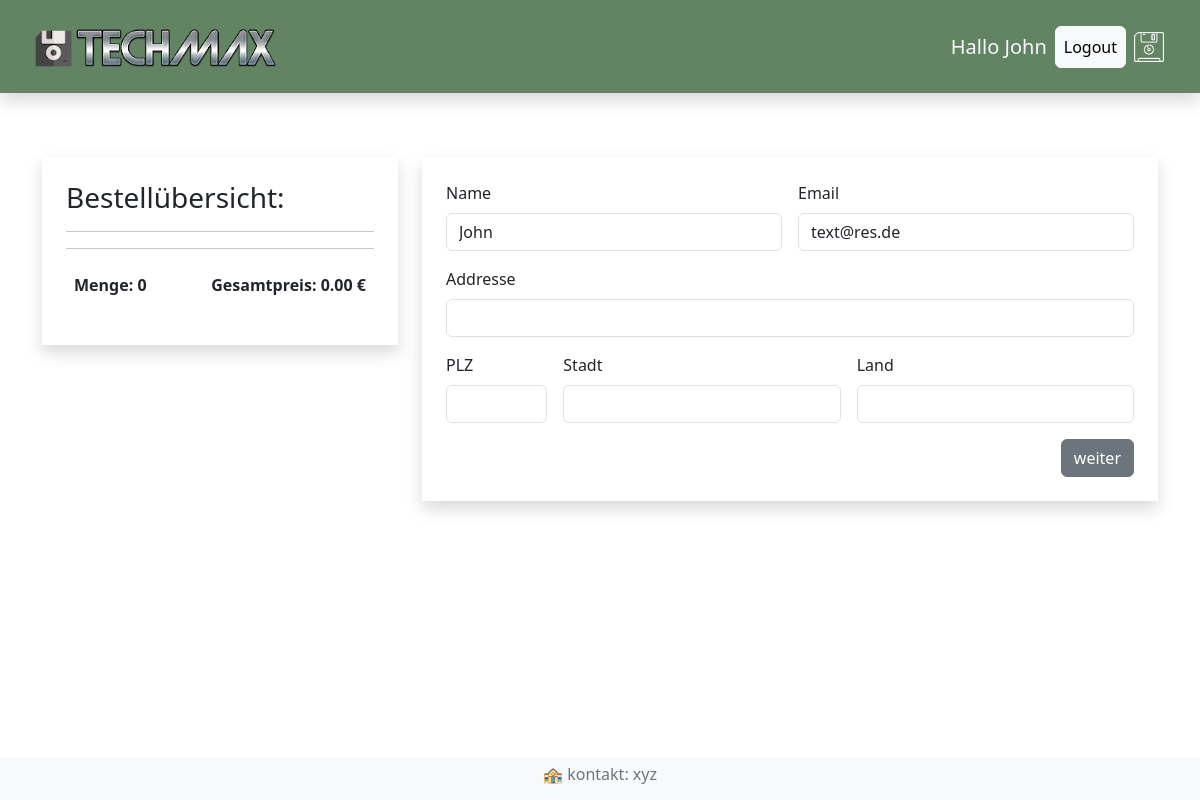
The page /kasse/ (signed in) on the database as committed earlier.
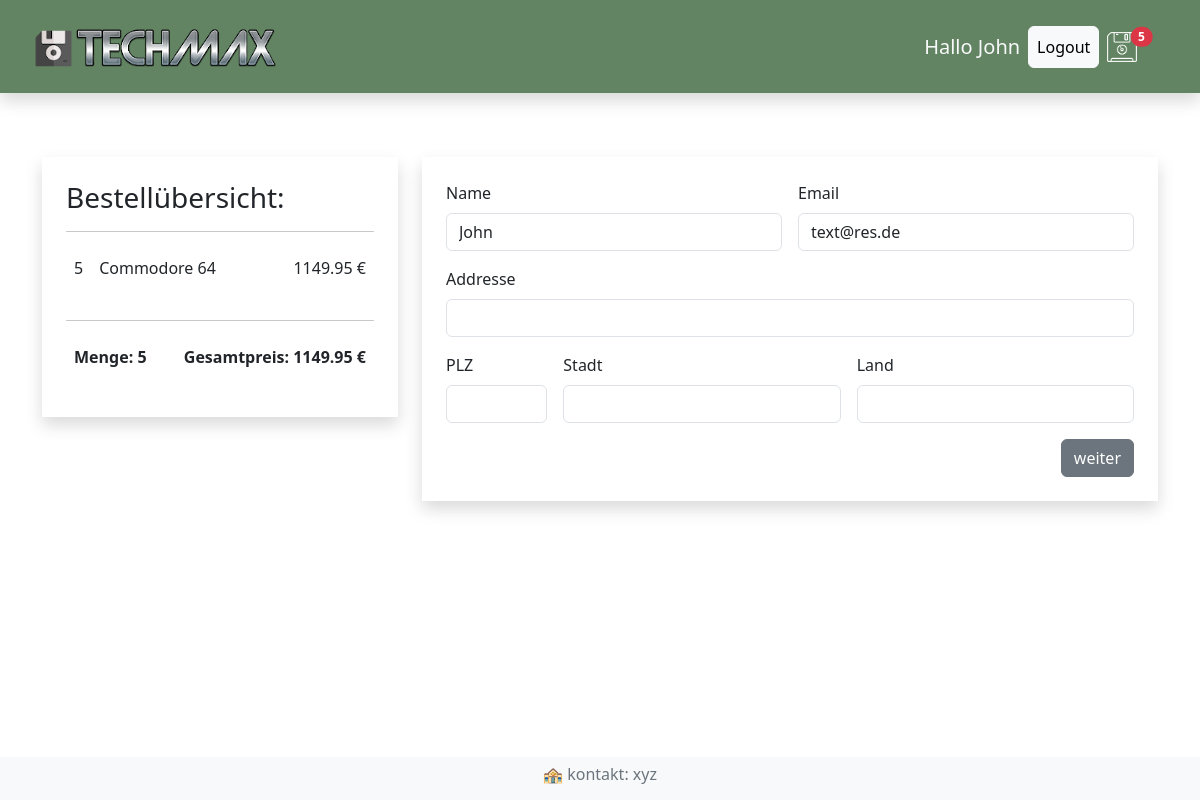
The same page on the database as committed later.
### shop/models.py (models this page shows, shortened)
class Bestellung(models.Model):
    kunde = models.ForeignKey(Kunde, on_delete=models.SET_NULL, null=True, blank=True)
    bestelldatum = models.DateTimeField(auto_now_add=True)
    erledigt = models.BooleanField(default=False, null=True, blank=True)
    auftrags_id = models.CharField(max_length=200, null=True, blank=True)
    @property
    def gesamt_summe(self):
        bestellteartikels = self.bestellteartikel_set.all()
        gesamtpreis = sum(artikel.get_summe for artikel in bestellteartikels)
        return gesamtpreis
    @property
    def gesamt_menge(self):
        bestellteartikels = self.bestellteartikel_set.all()
        gesamtmenge = sum(artikel.menge for artikel in bestellteartikels)
        return gesamtmenge

class BestellteArtikel(models.Model):
    artikel = models.ForeignKey(Artikel, on_delete=models.SET_NULL, null=True, blank=True)
    bestellung = models.ForeignKey(Bestellung, on_delete=models.SET_NULL, null=True, blank=True)
    menge = models.IntegerField(default=0, null=True, blank=True)
    datum = models.DateTimeField(auto_now_add=True)
    @property
    def get_summe(self):
        summe = self.artikel.preis * self.menge
        return summe

class Artikel(models.Model):
     name = models.CharField(max_length=200, null=True)
     beschreibung = models.TextField(null=True, blank=True)
     preis = models.DecimalField(max_digits=6, decimal_places=2)
     bild = models.ImageField(upload_to="artikelbilder/", null=True, blank=True)

### shop/views.py (the view)
# urls.py: path("kasse/", views.kasse, name="kasse"),
def kasse(request):
    if request.user.is_authenticated:
        kunde = request.user.kunde
        bestellung, created = Bestellung.objects.get_or_create(kunde=kunde, erledigt=False)
        artikels = bestellung.bestellteartikel_set.all()
    else:
       cookieDaten = gastCookie(request)
       artikels = cookieDaten["artikels"]
       bestellung = cookieDaten["bestellung"]
    ctx = {"artikels": artikels, "bestellung": bestellung}
    return render(request, "shop/kasse.html", ctx)

### shop/context_processors.py (called while the page is built, shortened)
def warenkorb_anzahl(request):
    if request.user.is_authenticated:
         kunde = request.user.kunde
         bestellung, created= Bestellung.objects.get_or_create(kunde=kunde, erledigt=False)
         if bestellung:
             menge = bestellung.gesamt_menge
         else:
            menge =0
    return {"menge": menge}

### shop/templates/shop/kasse.html (shortened to what this page needs)
{% extends "shop/index.html" %}
{% block content %}
   <div class="row mt-4">
    <div class="col-4">
        <div class="shadow p-4">
            <h3>Bestellübersicht: </h3>
            <hr>
            {% for artikel in artikels %}
            <div class="d-flex">
                <p class="p-2">{{artikel.menge}}</p>
                <p class="me-auto p-2">{{artikel.artikel.name}}</p>
                <p class="p-2">{{artikel.get_summe|floatformat:2}} €</p>
            </div>
            {% endfor %}
            <hr>
             <div class="d-flex">
                <p class="me-auto fw-bold p-2">Menge: {{bestellung.gesamt_menge}}</p>
                <p class="fw-bold p-2">Gesamtpreis: {{ bestellung.gesamt_summe|floatformat:2 }} €</p>
             </div>
        </div>
    </div>
    <div class="col-8">
        <div class="shadow p-4">
            <form id="formular" class="row g-3">
                <div class="col-md-6">
                    <label for="inputName" class="form-label">Name</label>
                    {% if request.user.is_authenticated %}
                    <input type="text" class="form-control" id="inputName" value="{{request.user|title}}"required>
                    {% else %}
                    <input type="text" class="form-control" id="inputName" required>
                    {% endif %}
                </div>
                  <div class="col-md-6">
                    <label for="inputEmail" class="form-label">Email</label>
                      {% if request.user.is_authenticated %}
                    <input type="email" class="form-control" id="inputEmail" value="{{request.user.email}}"required>
                    {% else %}
                    <input type="email" class="form-control" id="inputEmail" value="{{request.user.email}}"required>
                    {% endif %}
                </div>
                <div class="col-12">
                    <label for="inputAddress" class="form-label">Addresse</label>
                    <input type="text" class="form-control" id="inputAdresse" placeholder=""required>
                </div>
                 <div class="col-md-2">
                    <label for="inputPlz" class="form-label">PLZ</label>
                    <input type="text" class="form-control" id="inputPlz" required>
                </div>
                <div class="col-md-5">
                    <label for="inputStadt" class="form-label">Stadt</label>
                    <input type="text" class="form-control" id="inputStadt" required>
                </div>
                <div class="col-md-5">
                    <label for="inputLand" class="form-label">Land</label>
                    <input type="text" class="form-control" id="inputLand" required>
                </div>
                <div class="col-12 d-flex justify-content-end">
                    <button type="submit" class="btn btn-secondary" id="formular-button">weiter</button>
                </div>
                </form>
        </div>
    </div>
   </div>
{% endblock content %}

### shop/templates/shop/index.html (shortened to what this page needs)
<!DOCTYPE html>
<html lang="en">
<head>
    {% load static %}
    <link href="https://cdn.jsdelivr.net/npm/bootstrap@5.3.6/dist/css/bootstrap.min.css" rel="stylesheet">
    <link rel="stylesheet" href="{% static 'css/index.css' %}">
</head>
<body>
    {% include "shop/menu.html" %}
        <div class="container pt-3">
        </div>
   <div class="container">
    {% block content %}
    {% endblock content %}
   </div>
    {% include 'shop/footer.html' %}
</body>
</html>

### shop/templates/shop/menu.html
{% load static%}
<nav class="navbar shadow p-3 mb-4 sticky-top" style="background-color:rgb(98, 132, 98)">
  <div class="container-fluid">
    <a class="navbar-brand link-light" href="{% url 'shop' %}">
        <img src="{% static 'bilder/logo-1.png' %}" alt="Logo von der Firma Techmax">
    </a>
      <div class="navbar-nav">
        <div class="d-flex align-items-center">
          <h5 class="text-light m-2">Hallo {{request.user|title}}</h5>
          {% if request.user.is_authenticated %}
           <a class=" btn btn-light p-2" href="{% url 'logout' %}">Logout</a>
          {% else %}
          {% comment %} Login Button: {% endcomment %}
          <a class="btn btn-light p-2" href="{% url 'login' %}">Login</a>
         {% endif %}
        <a class="nav-link link-light p-2" href="{% url 'warenkorb' %}">
            <img src="{% static 'bilder/floppy.png' %}" alt="">
            {% if menge >= 1%}
            <span class="badge rounded-pill bg-danger position-absolut top-25 start-25 translate-middle">
              {{menge}}
            </span>
            {% endif %}
        </a>
      </div>
    </div>
 </div>
</nav>

### shop/templates/shop/footer.html
<div class="d-flex justify-content-center fixed-bottom text-secondary bg-light p-2">
    <h6>🏤 kontakt: xyz</h6>
</div>

Rows that differ between the two databases and show on the page:
added BestellteArtikel: menge "5", artikel.name "Commodore 64", get_summe "1149.95"
computed for Bestellung: gesamt_menge "0" → "5"; gesamt_summe "0.00" → "1149.95"
Other text that changed with them:
{{ menge }}: (not shown) → "5"
